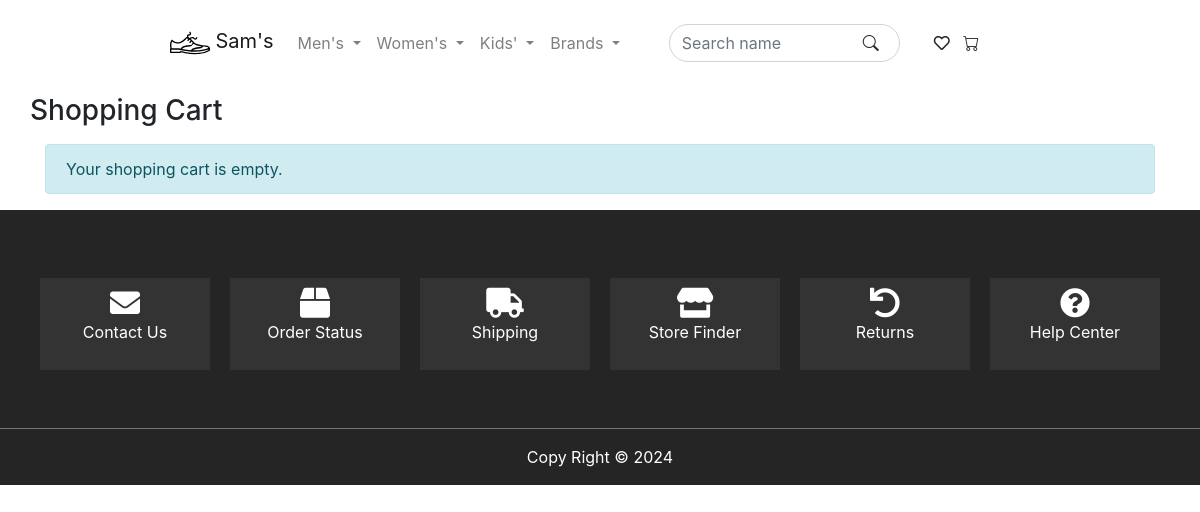
The page /cart on the database its author committed.
### my_shoes_store/models.py (models this page shows, shortened)
class Category(db.Model):
    __tablename__ = 'categories'
    id = db.Column(db.Integer, primary_key=True)
    name = db.Column(db.String(64), nullable=False)
    products = db.relationship('Product', backref='category', cascade="all, delete-orphan")

### my_shoes_store/views.py (the view)
@customer_bp.route('/cart')
def view_cart():
    if 'order_id' in session.keys():
        order = __get_order(session['order_id'])
    else:
        order = None
    return __render_template('cart.html', order=order)

### my_shoes_store/views.py (called while the page is built)
def __render_template(template, **kwargs):
    return render_template(template, **kwargs, categories=__get_categories(), brands=__get_brands())

def __get_categories():
    return db.session.scalars(db.select(Category)).all()

def __get_brands():
    return db.session.scalars(db.select(Brand)).all()

### my_shoes_store/templates/cart.html (shortened to what this page needs)
{% extends 'base.html' %}
{% block main %}
<section>
    <div class="container">
      <div class="row co-12 d-flex mt-2 mb-2">
          <h3>Shopping Cart</h3>
      </div>
      {% if order.details|length == 0 %}
        <div class="alert alert-info" role="alert">
          Your shopping cart is empty.
        </div>
      {% endif %}
    </div>
</section>
{% endblock %}

### my_shoes_store/templates/base.html (shortened to what this page needs)
<!DOCTYPE html>
<html lang="en">
  <head>
    <link rel="stylesheet" href="https://cdn.jsdelivr.net/npm/bootstrap@4.6.2/dist/css/bootstrap.min.css">
    <link rel="stylesheet" href="https://cdn.jsdelivr.net/npm/bootstrap-icons@1.11.3/font/bootstrap-icons.min.css">
    <link rel="stylesheet" href="https://cdnjs.cloudflare.com/ajax/libs/font-awesome/5.15.4/css/all.min.css">
    <link rel="stylesheet" href="{{ url_for('static', filename='css/main.css')}}"/>
  </head>
  <body class="body" >
    <header>
      <div class="row justify-content-md-center">
        <div class="col-lg-9">
          <nav class="navbar navbar-expand-md navbar-light">
            <a class="navbar-brand" href="{{ url_for('main.index') }}">
              <img src="{{ url_for('static', filename='img/logo.svg')}}" class="logo"/>
              <span class="brand-name">Sam's</span>
            </a>
            <div class="collapse navbar-collapse" id="navbarSupportedContent">
              <ul class="navbar-nav mr-auto">
                {% for category in categories %}
                <li class="nav-item dropdown">
                  <a class="nav-link dropdown-toggle" href="" role="button" data-toggle="dropdown" aria-expanded="false">
                    {{ category.name }}
                  </a>
                </li>
                {% endfor %}
                <li class="nav-item dropdown">
                  <a class="nav-link dropdown-toggle" href="#" role="button" data-toggle="dropdown" aria-expanded="false">
                    Brands
                  </a>
                </li>
              </ul>
              <div class="row align-items-center">
                <div class="col-12 col-sm-8">
                  <form class="form-inline my-2 my-lg-2" action="{{ url_for('main.search') }}", method="POST">
                    <input class="form-control my-2 rounded-pill w-100" placeholder="Search name" name="search_keyword">
                    <span class="input-group-append">
                      <button type="submit" class="btn rounded-pill border-0 ml-n5" type="button">
                        <i class="bi bi-search"></i>
                      </button>
                    </span>
                  </form>
                </div>
                <div class="col-12 col-sm-4">
                  <button class="btn rounded-pill border-0 btn-icon" type="button">
                    <i class="far fa-heart icon-unfilled"></i>
                    <a href="{{ url_for('main.view_favorites') }}" class="text-decoration-none text-dark">
                  </button>
                  <button class="btn rounded-pill border-1 mr-1 btn-icon" type="button">
                    <i class="bi bi-cart icon-unfilled"></i>
                  </button>
                </div>
              </div>
            </div>
          </nav>
        </div>
      </div>
    </header>
    <main>
      <div class="container-fluid">
        {% block main %}
        {% endblock %}
      </div>
    </main>
    <footer>
      <div class="container">
        <div class="row text-center pt-5 pb-5 align-items-center">
          <div class="col-sm-4 col-md-2 icon-card ">
            <a href="#">
              <i class="fas fa-envelope"></i>
              <p>Contact Us</p>
            </a>
          </div>
          <div class="col-sm-4 col-md-2 icon-card">
            <a href="#">
              <i class="fas fa-box"></i>
              <p>Order Status</p>
            </a>
          </div>
          <div class="col-sm-4 col-md-2 icon-card">
            <a href="#">
              <i class="fas fa-truck"></i>
              <p>Shipping</p>
            </a>
          </div>
          <div class="col-sm-4 col-md-2 icon-card">
              <a href="#">
                <i class="fas fa-store"></i>
                <p>Store Finder</p>
              </a>
          </div>
          <div class="col-sm-4 col-md-2 icon-card">
              <a href="#">
                <i class="fas fa-undo"></i>
                <p>Returns</p>
              </a>
          </div>
          <div class="col-sm-4 col-md-2 icon-card">
              <a href="#">
                <i class="fas fa-question-circle"></i>
                <p>Help Center</p>
              </a>
          </div>
        </div>
      </div>
      <div class="d-flex flex-row justify-content-center align-items-center border-top border-secondary pt-3">
        <p>Copy Right © 2024</p>
      </div>
    </footer>
  </body>
</html>

### my_shoes_store/static/css/main.css (style rules this page uses)
.logo { height: 40px; width: 40px; }
.btn-icon { padding: 0.25rem }
footer { background-color: #252525; }
footer p { color: white; }
.icon-card { background-color: #333; color: white; padding: 10px 0 10px 0; margin-top: 10px; border: 10px solid #252525; border-radius: 5px; }
.icon-card i { font-size: 30px; }
a:link { text-decoration: none; }
a { color: inherit; }
.icon-card i { color: white; }

### rows shown on the page
Category: name "Men's"
Category: name "Women's"
Category: name "Kids'"
